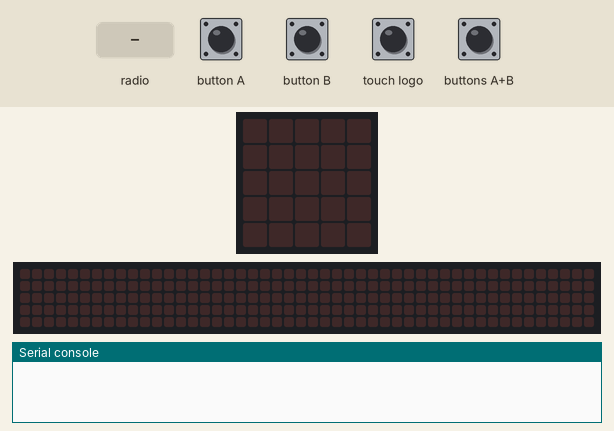
A program run on a simulated BBC micro:bit (MakeCode). Shown: the board's 5×5 LED display, a strip that is not on the board, showing the scrolling text unrolled, the last lines printed to the serial console. The inputs (shaded band) are chosen by the test bench. No radio messages arrive unless stated (any console line starting 'radio sent:' is added by the test bench); the 48×5 strip is a reading aid, not a part: it shows the text the display is scrolling, unrolled, one strip-width of it at a time.

Above: at 1.2 s.
1.3 s: buttons A+B pressed for 0.15 s
At 2.3 s:
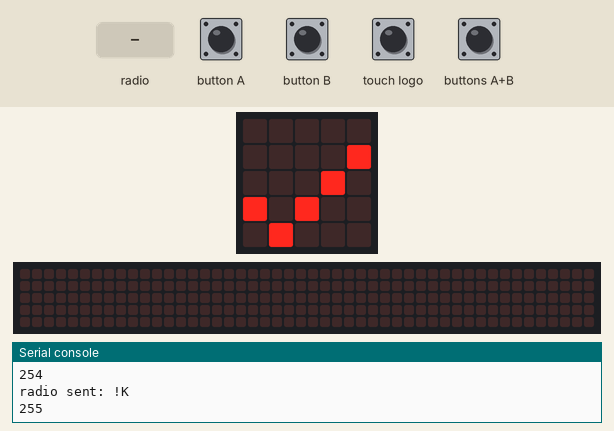
3.9 s: radio message "!K" arrives
At 6.37 s:
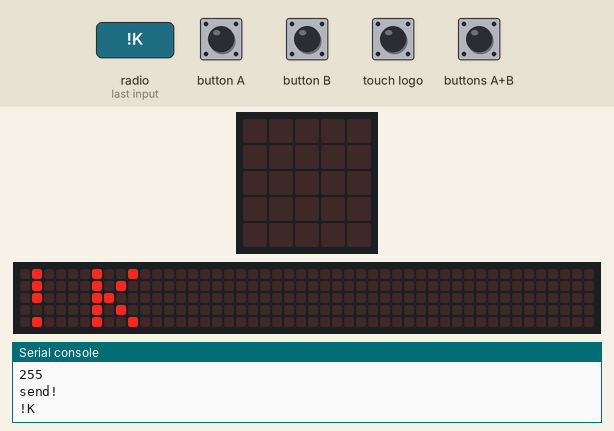
6.9 s: touch logo pressed for 0.15 s
At 7.6 s:
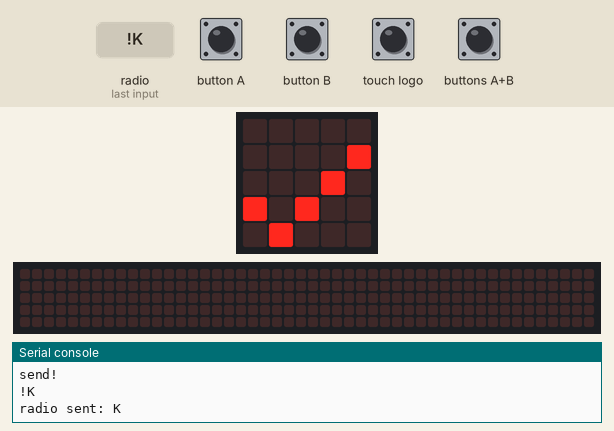
9.2 s: radio message "K" arrives
At 9.9 s:
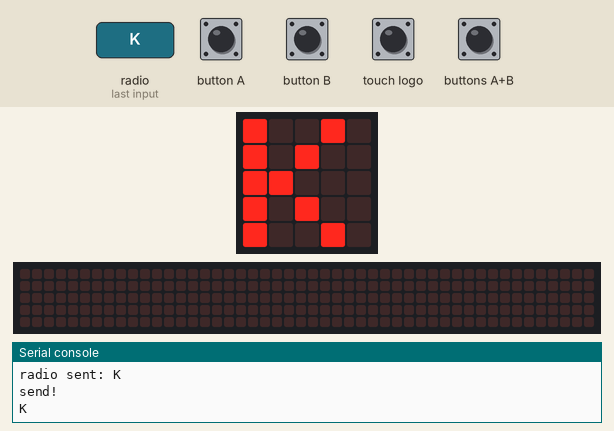
12.2 s: button A pressed for 0.15 s
At 12.9 s:
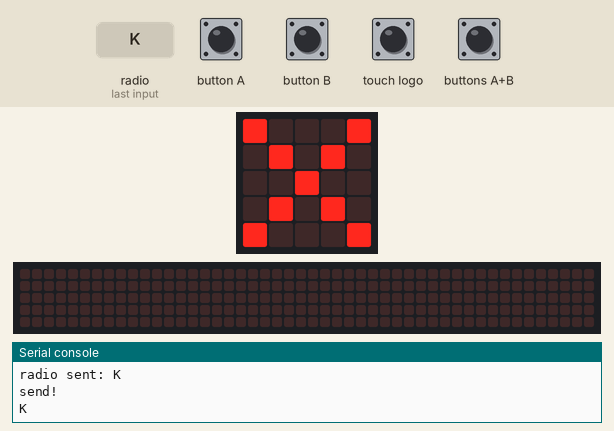
14.5 s: button B pressed for 0.15 s
At 15.3 s:
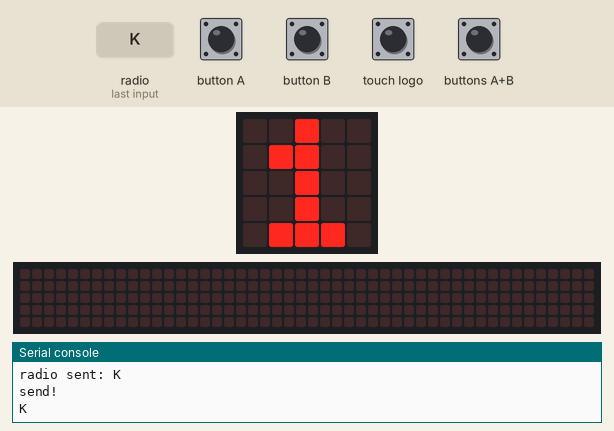
Timing chart, 0 to 17.5 s (numbered marks = the images above; inputs shaded):
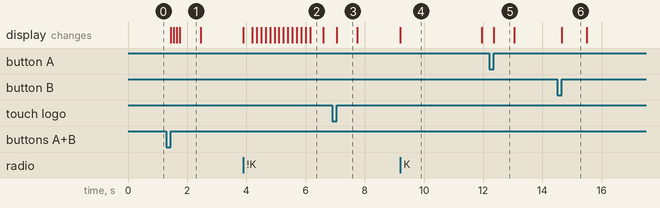

Measured:
- after the input at 1.3 s, the display: first changes after 0.15 s (image 1 shows a later state)
- after the input at 3.9 s, the display: changes at once (image 2)
- after the input at 6.9 s, the display: changes after 0.15 s (image 3)
- after the input at 9.2 s, the display: changes at once (image 4)
- after the input at 12.2 s, the display: changes after 0.15 s (image 5)
- after the input at 14.5 s, the display: changes after 0.15 s (image 6)
- what the display in image 1 shows lasts 0.7 s, from 1.8 s to 2.5 s

The program:

main.ts
```typescript
input.onButtonPressed(Button.A, function () {
    if (port < 1) {
        basic.showIcon(IconNames.No)
        basic.pause(100)
        basic.clearScreen()
        port = 0
    } else {
        port += 0 - 1
        radio.setGroup(port)
        basic.showNumber(port)
        basic.pause(100)
        basic.clearScreen()
    }
})
function validation () {
    basic.showIcon(IconNames.Yes)
    serial.writeLine("send!")
    basic.pause(100)
    basic.clearScreen()
}
input.onButtonPressed(Button.AB, function () {
    lastport = port
    basic.clearScreen()
    led.plot(0, 2)
    port = 0
    for (let index = 0; index < 256; index++) {
        radio.setGroup(port)
        radio.sendString("!K")
        serial.writeLine("" + port)
        port += 1
        if (port == 85) {
            led.plot(2, 2)
        }
        if (port == 170) {
            led.plot(4, 2)
        }
    }
    radio.setGroup(lastport)
    port = lastport
    validation()
})
radio.onReceivedString(function (receivedString) {
    serial.writeLine(receivedString)
    basic.showString(receivedString)
    basic.pause(2000)
    basic.clearScreen()
})
input.onButtonPressed(Button.B, function () {
    if (port > 254) {
        basic.showIcon(IconNames.No)
        basic.pause(100)
        basic.clearScreen()
        port = 255
    } else {
        port += 1
        radio.setGroup(port)
        basic.showNumber(port)
        basic.pause(100)
        basic.clearScreen()
    }
})
input.onLogoEvent(TouchButtonEvent.Pressed, function () {
    radio.sendString("K")
    validation()
})
let lastport = 0
let port = 0
radio.setGroup(port)
```

test.ts
```typescript
// les tests vont ici ; cela ne sera pas compilé si ce paquet est utilisé en tant qu'extension.
```
